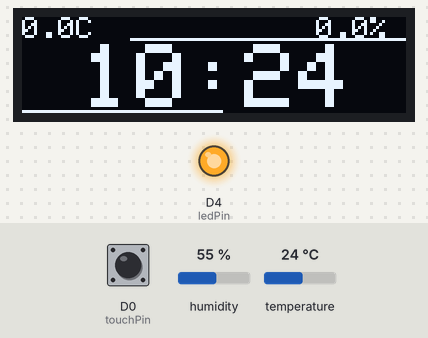
Bench run of a sketch on a simulated ESP8266 (Wemos D1 mini). On the bench: 128×32 one-colour display, output pins drawn as LEDs (lit = HIGH). The test bench sets the inputs (shaded band); at power-on: D0 (touchPin) LOW, humidity 55 %, temperature 24 °C. WiFi joins after 1.5 s; servers stay silent unless stated; network time is answered at once with the bench clock; the local clock reads 2024-03-15 10:24:30 at power-on unless the sketch sets it.

Above: at 1.8 s.
At 12.1 s:
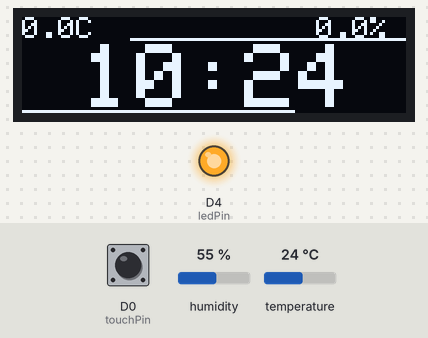
At 21.1 s:
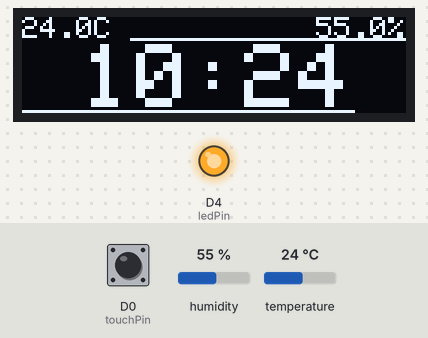
At 39.1 s:
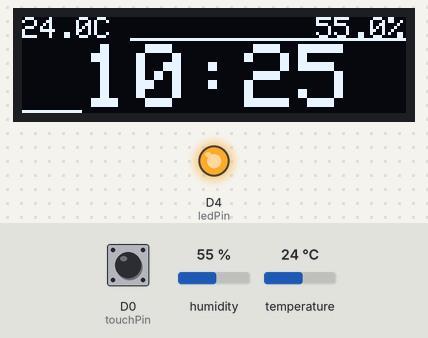
Timing chart, 0 to 40.0 s (numbered marks = the images above):
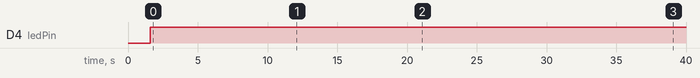

The sketch:

d1_mini_clock_test_code.ino
```cpp
#include <Wire.h>
#include <Adafruit_GFX.h>
#include <Adafruit_SSD1306.h>
#include <DHT.h>
#include <ESP8266WiFi.h>
#include <WiFiUdp.h>
#include <NTPClient.h>

const char* ssidList[] = {"MotoG", "0range", "WiFi_AP_3"};
const char* passwordList[] = {"oooooooo", "oooooooo", "oooooooo"};
const int numAccessPoints = sizeof(ssidList) / sizeof(ssidList[0]);
bool connectedToWifi = false;

const char* ntpServer = "pool.ntp.org";
const long gmtOffset_sec = 19800;  // GMT+5:30
const int daylightOffset_sec = 0;

const int DHTPin = D5;

const int touchPin = D0;

const int ledPin = LED_BUILTIN;

Adafruit_SSD1306 display(128, 32, &Wire, -1);


DHT dht(DHTPin, DHT22);


WiFiUDP ntpUDP;
NTPClient timeClient(ntpUDP, ntpServer, gmtOffset_sec, daylightOffset_sec);

// Variables for time and temperature
unsigned long lastSyncTime = 0;
unsigned long syncInterval = 600000;
unsigned long lastTempUpdate = 0;
unsigned long tempUpdateInterval = 20000;
unsigned long displayWakeTime = 0;
unsigned long displayWakeDuration = 60000;

// Temperature and humidity variables
float temperature = 0.0;
float humidity = 0.0;

void setup() {

  display.begin(SSD1306_SWITCHCAPVCC, 0x3C);
  display.clearDisplay();


  display.ssd1306_command(SSD1306_SETCONTRAST);
  display.ssd1306_command(10);  // contrast (0-255)

  // Attempt to connect to Wi-Fi access points
  for (int i = 0; i < numAccessPoints; i++) {
    display.clearDisplay();
    display.setTextSize(1);
    display.setTextColor(WHITE);
    display.setCursor(0, 0);
    display.print("Connecting to: ");
    display.println(ssidList[i]);
    display.display();

    WiFi.begin(ssidList[i], passwordList[i]);
    int retries = 0;
    while (WiFi.status() != WL_CONNECTED && retries < 20) {
      delay(500);
      retries++;
    }

    if (WiFi.status() == WL_CONNECTED) {
      connectedToWifi = true;
      break; // Connected to an access point, no need to try others
    } else {
      WiFi.disconnect();
    }
  }

  if (!connectedToWifi) {
    while (1) {
      display.clearDisplay();
      display.setCursor(0, 0);
      display.print("Failed to connect to Wi-Fi!");
      display.display();
      delay(2000);
      display.clearDisplay();
      display.display();
      delay(1000);
    }
  }

  dht.begin();

  timeClient.begin();
  timeClient.update();

  WiFi.disconnect(true);
  WiFi.mode(WIFI_OFF);

  pinMode(ledPin, OUTPUT);

  pinMode(touchPin, INPUT);
}

void loop() {
  unsigned long currentTime = millis();
  if (currentTime - lastSyncTime >= syncInterval) {
    lastSyncTime = currentTime;
    updateTime();

    WiFi.disconnect(true);
    WiFi.mode(WIFI_OFF);

    delay(5000);
  }

  bool isConnected = WiFi.status() == WL_CONNECTED;

  if (currentTime - lastTempUpdate >= tempUpdateInterval) {
    lastTempUpdate = currentTime;
    readTemperature();
  }

  bool isTouched = digitalRead(touchPin) == HIGH;

  if (isTouched) {
    displayWakeTime = currentTime;
    turnOnDisplay();
  } else if (currentTime - displayWakeTime >= displayWakeDuration) {
    turnOffDisplay();
  }

  display.clearDisplay();

  display.setTextSize(1);
  display.setTextColor(WHITE);
  display.setCursor(0, 0);
  display.print(temperature, 1);
  display.println("C");

  display.setCursor(98, 0);
  display.print(humidity, 1);
  display.println("%");

  display.setTextSize(3);
  display.setTextColor(WHITE);
  display.setCursor(20, 9);
  display.print(formatTime(timeClient.getHours(), timeClient.getMinutes()));

  int secondsElapsed = timeClient.getSeconds();
  int progressBarWidth = map(secondsElapsed, 0, 59, 0, 128);
  display.fillRect(0, 31, progressBarWidth, 1, WHITE);

  int totalMinutes = timeClient.getHours() * 60 + timeClient.getMinutes();
  int lineStartX = map(totalMinutes, 300, 1440, 0, 128);
  if (totalMinutes >= 300) {
    display.drawFastHLine(lineStartX, 7, 128 - lineStartX, WHITE);
  }

  display.display();

  digitalWrite(ledPin, isConnected ? LOW : HIGH);

  delay(10);
}

void updateTime() {

  timeClient.update();
}

void readTemperature() {

  temperature = dht.readTemperature();
  humidity = dht.readHumidity();
}

void turnOnDisplay() {

  display.ssd1306_command(SSD1306_DISPLAYON);
}

void turnOffDisplay() {

  display.ssd1306_command(SSD1306_DISPLAYOFF);
}

String formatTime(int hours, int minutes) {
  String timeString = "";

  if (hours < 10) {
    timeString += "0";
  }
  timeString += hours;
  timeString += ":";

  if (minutes < 10) {
    timeString += "0";
  }
  timeString += minutes;

  return timeString;
}
```

Measured:
- by itself, D4 (ledPin): LOW → HIGH at 1.6 s
